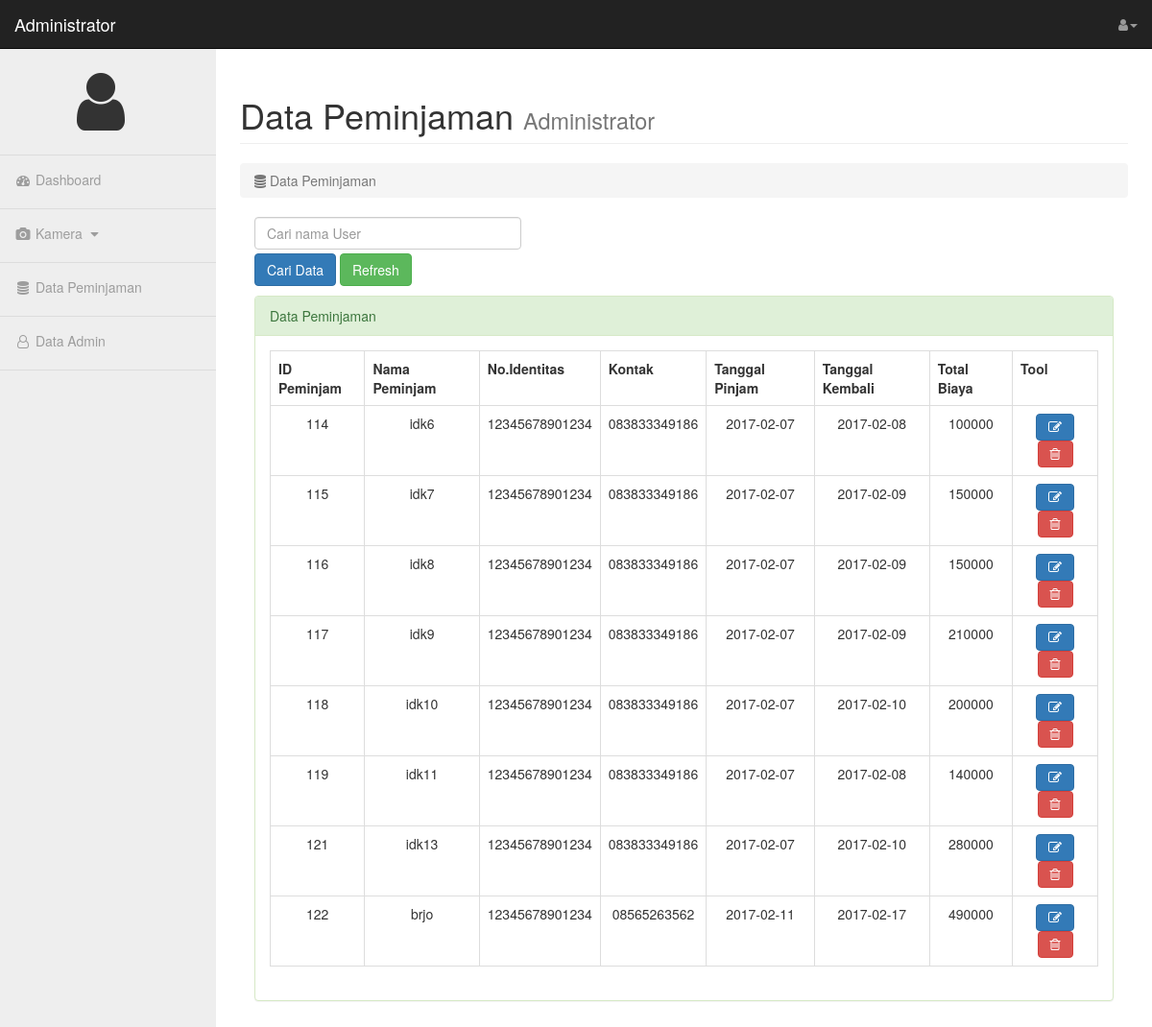
/admin/data-peminjaman.php (signed in), run on the app's committed database.
### tables this page shows
CREATE TABLE `data_peminjaman` (
  `id_peminjam` int(10) NOT NULL,
  `nama` varchar(50) NOT NULL,
  `kontak` varchar(14) NOT NULL,
  `no_identitas` varchar(14) NOT NULL,
  `tgl_peminjaman` date NOT NULL,
  `tgl_selesai` date NOT NULL,
  `total_biaya` int(60) NOT NULL,
  `id_kamera` int(10) NOT NULL
);

### admin/data-peminjaman.php (the view, shortened to what this page needs)
<?php
include('header.php');
include ('koneksi.php');
?>
<div class="row">
	<div class="col-lg-12">
		<h1 class="page-header">Data Peminjaman <small>Administrator</small></h1>
		<ol class="breadcrumb">
			<li class="active">
				<i class="fa fa-database fa-md"></i> Data Peminjaman
			</li>
		</ol>
	</div>
</div>
<div class="col-md-4">
	<form action="data-peminjaman.php" method="post">
		<input type="text" name="cari" class="form-control" style="margin-bottom: 4px;" placeholder="Cari nama User" required/>
		<input type="submit" value="Cari Data" class="btn btn-primary"/>
		<a href="data-peminjaman.php" class="btn btn-success">Refresh</a>
	</form>
</div>
<div class="col-lg-12" style="margin-top: 10px;">
	<div class="panel panel-success">
		<div class="panel-heading">Data Peminjaman</div>
		<div class="panel-body" style="padding: 15px;">
		<?php
			$ambil = "SELECT * FROM data_peminjaman";
			$tampil=$koneksi->query($ambil);
		?>
			<table class="table table-bordered table-center">
			<tr>
				<th>ID Peminjam</th>
				<th>Nama Peminjam</th>
				<th>No.Identitas</th>
				<th>Kontak</th>
				<th>Tanggal Pinjam</th>
				<th>Tanggal Kembali</th>
				<th>Total Biaya</th>
				<th>Tool</th>
			</tr>
			<?php while ( $data = $tampil->fetch_assoc()) { ?>
			<tr class="isi-tabel">
				<td><?php echo $data['id_peminjam'] ?></td>
				<td><?php echo $data['nama']?></td>
				<td><?php echo $data['no_identitas']?></td>
				<td><?php echo $data['kontak']?></td>
				<td><?php echo $data['tgl_peminjaman']?></td>
				<td><?php echo $data['tgl_selesai']?></td>
				<td><?php echo $data['total_biaya']?></td>
				<td>
					<center><a href="edit-peminjaman.php?id=<?php echo $data['id_peminjam'] ?>" class="btn btn-primary fa fa-edit"></a><a href="hapus-peminjam.php?id=<?php echo $data['id_peminjam'] ?>" onclick="return confirm('Anda Yakin Ingin Menghapus?')" class="btn btn-danger fa fa-trash-o"></a>
				</td>
			</tr>
			<?php } ?>
			</table>
		</div>
	</div>
</div>
</div>

### admin/css/sb-admin.css (style rules this page uses)
body { margin-top: 100px; background-color: whitesmoke; }
@media (min-width:768px) { body { margin-top: 50px; } }

### admin/header.php (style rules this page uses)
.isi-tabel { text-align: center; }

### data on the page
data_peminjaman: id_peminjam "114", nama "idk6", no_identitas "12345678901234", kontak "083833349186", tgl_peminjaman "2017-02-07", tgl_selesai "2017-02-08", total_biaya "100000"
data_peminjaman: id_peminjam "115", nama "idk7", no_identitas "12345678901234", kontak "083833349186", tgl_peminjaman "2017-02-07", tgl_selesai "2017-02-09", total_biaya "150000"
data_peminjaman: id_peminjam "116", nama "idk8", no_identitas "12345678901234", kontak "083833349186", tgl_peminjaman "2017-02-07", tgl_selesai "2017-02-09", total_biaya "150000"
data_peminjaman: id_peminjam "117", nama "idk9", no_identitas "12345678901234", kontak "083833349186", tgl_peminjaman "2017-02-07", tgl_selesai "2017-02-09", total_biaya "210000"
data_peminjaman: id_peminjam "118", nama "idk10", no_identitas "12345678901234", kontak "083833349186", tgl_peminjaman "2017-02-07", tgl_selesai "2017-02-10", total_biaya "200000"
data_peminjaman: id_peminjam "119", nama "idk11", no_identitas "12345678901234", kontak "083833349186", tgl_peminjaman "2017-02-07", tgl_selesai "2017-02-08", total_biaya "140000"
data_peminjaman: id_peminjam "121", nama "idk13", no_identitas "12345678901234", kontak "083833349186", tgl_peminjaman "2017-02-07", tgl_selesai "2017-02-10", total_biaya "280000"
data_peminjaman: id_peminjam "122", nama "brjo", no_identitas "12345678901234", kontak "08565263562", tgl_peminjaman "2017-02-11", tgl_selesai "2017-02-17", total_biaya "490000"
